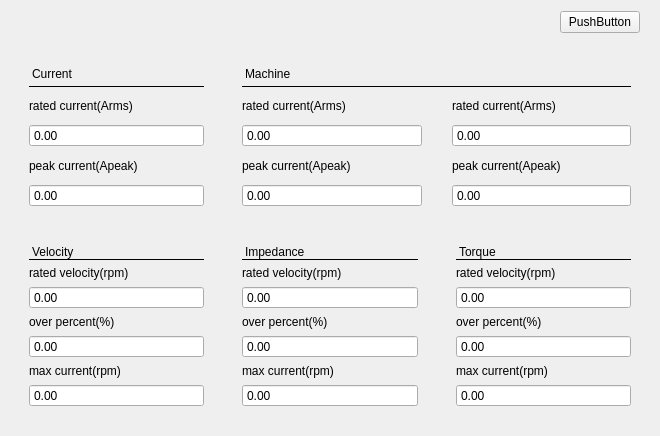
<?xml version="1.0" encoding="UTF-8"?>
<ui version="4.0">
 <class>GraphMotor129</class>
 <widget class="QWidget" name="GraphMotor129">
  <property name="geometry">
   <rect>
    <x>0</x>
    <y>0</y>
    <width>660</width>
    <height>436</height>
   </rect>
  </property>
  <property name="windowTitle">
   <string>Form</string>
  </property>
  <property name="styleSheet">
   <string notr="true"/>
  </property>
  <layout class="QGridLayout" name="gridLayout_2" rowstretch="0,1,1" columnstretch="1,1,1" columnminimumwidth="0,0,0">
   <property name="leftMargin">
    <number>20</number>
   </property>
   <property name="rightMargin">
    <number>20</number>
   </property>
   <property name="bottomMargin">
    <number>20</number>
   </property>
   <property name="spacing">
    <number>20</number>
   </property>
   <item row="0" column="2">
    <layout class="QHBoxLayout" name="hlayout_btn">
     <item>
      <spacer name="horizontalSpacer">
       <property name="orientation">
        <enum>Qt::Horizontal</enum>
       </property>
       <property name="sizeHint" stdset="0">
        <size>
         <width>40</width>
         <height>20</height>
        </size>
       </property>
      </spacer>
     </item>
     <item>
      <widget class="QPushButton" name="pushButton">
       <property name="text">
        <string>PushButton</string>
       </property>
      </widget>
     </item>
    </layout>
   </item>
   <item row="1" column="0">
    <widget class="QWidget" name="widget_currentPrm" native="true">
     <layout class="QVBoxLayout" name="verticalLayout">
      <property name="leftMargin">
       <number>9</number>
      </property>
      <property name="topMargin">
       <number>9</number>
      </property>
      <property name="rightMargin">
       <number>9</number>
      </property>
      <item>
       <widget class="QLabel" name="label">
        <property name="styleSheet">
         <string notr="true">QWidget{
border:1px solid black;
border-top:none;
border-left:none;
border-right:none;
}</string>
        </property>
        <property name="text">
         <string>Current</string>
        </property>
       </widget>
      </item>
      <item>
       <widget class="QLabel" name="label_2">
        <property name="text">
         <string>rated current(Arms)</string>
        </property>
        <property name="margin">
         <number>0</number>
        </property>
       </widget>
      </item>
      <item>
       <widget class="QDoubleSpinBox" name="doubleSpinBox">
        <property name="wrapping">
         <bool>false</bool>
        </property>
        <property name="frame">
         <bool>true</bool>
        </property>
        <property name="buttonSymbols">
         <enum>QAbstractSpinBox::NoButtons</enum>
        </property>
       </widget>
      </item>
      <item>
       <widget class="QLabel" name="label_3">
        <property name="text">
         <string>peak current(Apeak)</string>
        </property>
       </widget>
      </item>
      <item>
       <widget class="QDoubleSpinBox" name="doubleSpinBox_2">
        <property name="wrapping">
         <bool>false</bool>
        </property>
        <property name="frame">
         <bool>true</bool>
        </property>
        <property name="buttonSymbols">
         <enum>QAbstractSpinBox::NoButtons</enum>
        </property>
       </widget>
      </item>
     </layout>
    </widget>
   </item>
   <item row="1" column="1" colspan="2">
    <widget class="QWidget" name="widget_machinePrm" native="true">
     <layout class="QGridLayout" name="gridLayout">
      <property name="leftMargin">
       <number>9</number>
      </property>
      <property name="rightMargin">
       <number>9</number>
      </property>
      <property name="horizontalSpacing">
       <number>30</number>
      </property>
      <item row="0" column="0" colspan="2">
       <widget class="QLabel" name="label_27">
        <property name="styleSheet">
         <string notr="true">QWidget{
border:1px solid black;
border-top:none;
border-left:none;
border-right:none;
}</string>
        </property>
        <property name="text">
         <string>Machine</string>
        </property>
       </widget>
      </item>
      <item row="1" column="0">
       <widget class="QLabel" name="label_23">
        <property name="text">
         <string>rated current(Arms)</string>
        </property>
       </widget>
      </item>
      <item row="1" column="1">
       <widget class="QLabel" name="label_25">
        <property name="text">
         <string>rated current(Arms)</string>
        </property>
       </widget>
      </item>
      <item row="2" column="0">
       <widget class="QDoubleSpinBox" name="doubleSpinBox_16">
        <property name="wrapping">
         <bool>false</bool>
        </property>
        <property name="frame">
         <bool>true</bool>
        </property>
        <property name="buttonSymbols">
         <enum>QAbstractSpinBox::NoButtons</enum>
        </property>
       </widget>
      </item>
      <item row="2" column="1">
       <widget class="QDoubleSpinBox" name="doubleSpinBox_18">
        <property name="wrapping">
         <bool>false</bool>
        </property>
        <property name="frame">
         <bool>true</bool>
        </property>
        <property name="buttonSymbols">
         <enum>QAbstractSpinBox::NoButtons</enum>
        </property>
       </widget>
      </item>
      <item row="3" column="0">
       <widget class="QLabel" name="label_24">
        <property name="text">
         <string>peak current(Apeak)</string>
        </property>
       </widget>
      </item>
      <item row="3" column="1">
       <widget class="QLabel" name="label_26">
        <property name="text">
         <string>peak current(Apeak)</string>
        </property>
       </widget>
      </item>
      <item row="4" column="0">
       <widget class="QDoubleSpinBox" name="doubleSpinBox_17">
        <property name="wrapping">
         <bool>false</bool>
        </property>
        <property name="frame">
         <bool>true</bool>
        </property>
        <property name="buttonSymbols">
         <enum>QAbstractSpinBox::NoButtons</enum>
        </property>
       </widget>
      </item>
      <item row="4" column="1">
       <widget class="QDoubleSpinBox" name="doubleSpinBox_19">
        <property name="wrapping">
         <bool>false</bool>
        </property>
        <property name="frame">
         <bool>true</bool>
        </property>
        <property name="buttonSymbols">
         <enum>QAbstractSpinBox::NoButtons</enum>
        </property>
       </widget>
      </item>
     </layout>
    </widget>
   </item>
   <item row="2" column="0">
    <widget class="QWidget" name="widget_velocityPrm" native="true">
     <layout class="QVBoxLayout" name="verticalLayout_3">
      <property name="leftMargin">
       <number>9</number>
      </property>
      <property name="rightMargin">
       <number>9</number>
      </property>
      <item>
       <widget class="QLabel" name="label_4">
        <property name="styleSheet">
         <string notr="true">QWidget{
border:1px solid black;
border-top:none;
border-left:none;
border-right:none;
}</string>
        </property>
        <property name="text">
         <string>Velocity</string>
        </property>
       </widget>
      </item>
      <item>
       <widget class="QLabel" name="label_5">
        <property name="text">
         <string>rated velocity(rpm)</string>
        </property>
       </widget>
      </item>
      <item>
       <widget class="QDoubleSpinBox" name="doubleSpinBox_3">
        <property name="wrapping">
         <bool>false</bool>
        </property>
        <property name="frame">
         <bool>true</bool>
        </property>
        <property name="buttonSymbols">
         <enum>QAbstractSpinBox::NoButtons</enum>
        </property>
       </widget>
      </item>
      <item>
       <widget class="QLabel" name="label_6">
        <property name="text">
         <string>over percent(%)</string>
        </property>
       </widget>
      </item>
      <item>
       <widget class="QDoubleSpinBox" name="doubleSpinBox_4">
        <property name="wrapping">
         <bool>false</bool>
        </property>
        <property name="frame">
         <bool>true</bool>
        </property>
        <property name="buttonSymbols">
         <enum>QAbstractSpinBox::NoButtons</enum>
        </property>
       </widget>
      </item>
      <item>
       <widget class="QLabel" name="label_7">
        <property name="text">
         <string>max current(rpm)</string>
        </property>
       </widget>
      </item>
      <item>
       <widget class="QDoubleSpinBox" name="doubleSpinBox_5">
        <property name="wrapping">
         <bool>false</bool>
        </property>
        <property name="frame">
         <bool>true</bool>
        </property>
        <property name="buttonSymbols">
         <enum>QAbstractSpinBox::NoButtons</enum>
        </property>
       </widget>
      </item>
     </layout>
    </widget>
   </item>
   <item row="2" column="1">
    <widget class="QWidget" name="widget_impedancePrm" native="true">
     <layout class="QVBoxLayout" name="verticalLayout_5">
      <property name="leftMargin">
       <number>9</number>
      </property>
      <property name="rightMargin">
       <number>9</number>
      </property>
      <item>
       <widget class="QLabel" name="label_8">
        <property name="styleSheet">
         <string notr="true">QWidget{
border:1px solid black;
border-top:none;
border-left:none;
border-right:none;
}</string>
        </property>
        <property name="text">
         <string>Impedance</string>
        </property>
       </widget>
      </item>
      <item>
       <widget class="QLabel" name="label_9">
        <property name="text">
         <string>rated velocity(rpm)</string>
        </property>
       </widget>
      </item>
      <item>
       <widget class="QDoubleSpinBox" name="doubleSpinBox_6">
        <property name="wrapping">
         <bool>false</bool>
        </property>
        <property name="frame">
         <bool>true</bool>
        </property>
        <property name="buttonSymbols">
         <enum>QAbstractSpinBox::NoButtons</enum>
        </property>
       </widget>
      </item>
      <item>
       <widget class="QLabel" name="label_10">
        <property name="text">
         <string>over percent(%)</string>
        </property>
       </widget>
      </item>
      <item>
       <widget class="QDoubleSpinBox" name="doubleSpinBox_7">
        <property name="wrapping">
         <bool>false</bool>
        </property>
        <property name="frame">
         <bool>true</bool>
        </property>
        <property name="buttonSymbols">
         <enum>QAbstractSpinBox::NoButtons</enum>
        </property>
       </widget>
      </item>
      <item>
       <widget class="QLabel" name="label_11">
        <property name="text">
         <string>max current(rpm)</string>
        </property>
       </widget>
      </item>
      <item>
       <widget class="QDoubleSpinBox" name="doubleSpinBox_8">
        <property name="wrapping">
         <bool>false</bool>
        </property>
        <property name="frame">
         <bool>true</bool>
        </property>
        <property name="buttonSymbols">
         <enum>QAbstractSpinBox::NoButtons</enum>
        </property>
       </widget>
      </item>
     </layout>
    </widget>
   </item>
   <item row="2" column="2">
    <widget class="QWidget" name="widget_torquePrm" native="true">
     <layout class="QVBoxLayout" name="verticalLayout_7">
      <property name="leftMargin">
       <number>9</number>
      </property>
      <property name="rightMargin">
       <number>9</number>
      </property>
      <item>
       <widget class="QLabel" name="label_12">
        <property name="styleSheet">
         <string notr="true">QWidget{
border:1px solid black;
border-top:none;
border-left:none;
border-right:none;
}</string>
        </property>
        <property name="text">
         <string>Torque</string>
        </property>
       </widget>
      </item>
      <item>
       <widget class="QLabel" name="label_13">
        <property name="text">
         <string>rated velocity(rpm)</string>
        </property>
       </widget>
      </item>
      <item>
       <widget class="QDoubleSpinBox" name="doubleSpinBox_9">
        <property name="wrapping">
         <bool>false</bool>
        </property>
        <property name="frame">
         <bool>true</bool>
        </property>
        <property name="buttonSymbols">
         <enum>QAbstractSpinBox::NoButtons</enum>
        </property>
       </widget>
      </item>
      <item>
       <widget class="QLabel" name="label_14">
        <property name="text">
         <string>over percent(%)</string>
        </property>
       </widget>
      </item>
      <item>
       <widget class="QDoubleSpinBox" name="doubleSpinBox_10">
        <property name="wrapping">
         <bool>false</bool>
        </property>
        <property name="frame">
         <bool>true</bool>
        </property>
        <property name="buttonSymbols">
         <enum>QAbstractSpinBox::NoButtons</enum>
        </property>
       </widget>
      </item>
      <item>
       <widget class="QLabel" name="label_15">
        <property name="text">
         <string>max current(rpm)</string>
        </property>
       </widget>
      </item>
      <item>
       <widget class="QDoubleSpinBox" name="doubleSpinBox_11">
        <property name="wrapping">
         <bool>false</bool>
        </property>
        <property name="frame">
         <bool>true</bool>
        </property>
        <property name="buttonSymbols">
         <enum>QAbstractSpinBox::NoButtons</enum>
        </property>
       </widget>
      </item>
     </layout>
    </widget>
   </item>
  </layout>
  <zorder>widget_currentPrm</zorder>
  <zorder>widget_velocityPrm</zorder>
  <zorder>widget_impedancePrm</zorder>
  <zorder>widget_torquePrm</zorder>
  <zorder>horizontalLayoutWidget</zorder>
  <zorder>horizontalSpacer</zorder>
  <zorder></zorder>
  <zorder>layoutWidget</zorder>
  <zorder>widget_currentPrm_2</zorder>
  <zorder>widget_currentPrm_3</zorder>
  <zorder>widget_machinePrm</zorder>
 </widget>
 <resources/>
 <connections/>
</ui>
